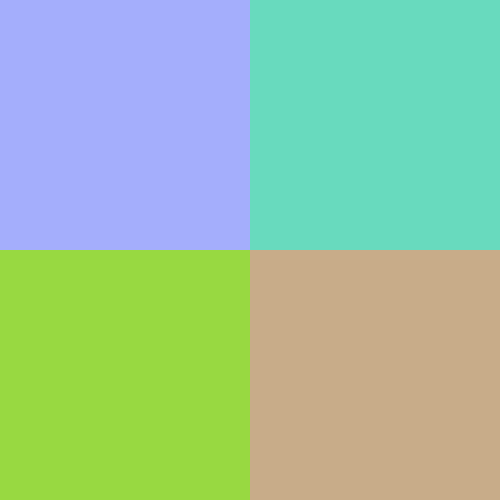
Frame 1 (no input)
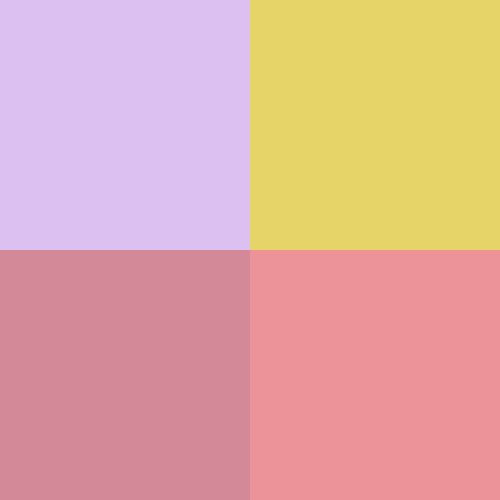
Frame 60 (the mouse pressed at the canvas centre just before this capture)
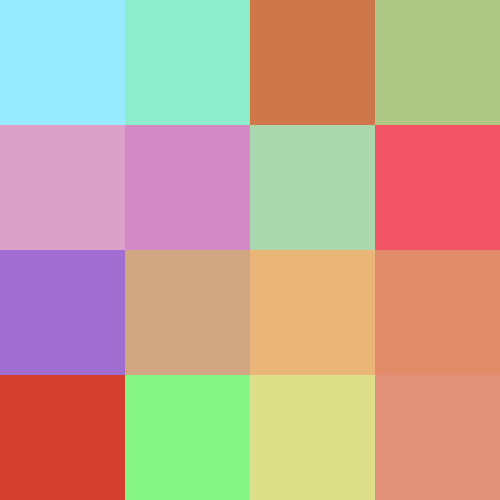
Frame 120 (the mouse held since frame 60 and released just before this capture)

The Processing sketch that drew these frames (run headless with seeded random() and noise(); from frame 60 on, the mouse is pressed at the canvas centre):

// Processing sketch: random_color_blocks
// ── random_color_blocks.pde
void setup() {
  size(500, 500);
  background(255);
  noStroke();
  frameRate(5);
  colorMode(HSB, 255);
};

float unit;
float r;
float g;
float b;
float a = 255;
float state = 1;

void draw() {
  background(255);
  unit= 250 / state;
  
  for (int x = 0; x < width; x+=unit) {

    for (int y = 0; y < height; y+= unit) {
      r = random(0,255);
      g = random(50,200);
      b = random(200,255);
      
      fill(r, g, b, a);
      rect(x, y, unit, unit);
    };
    
  };
};

void mousePressed(){
  state = state+1; 
  
};
